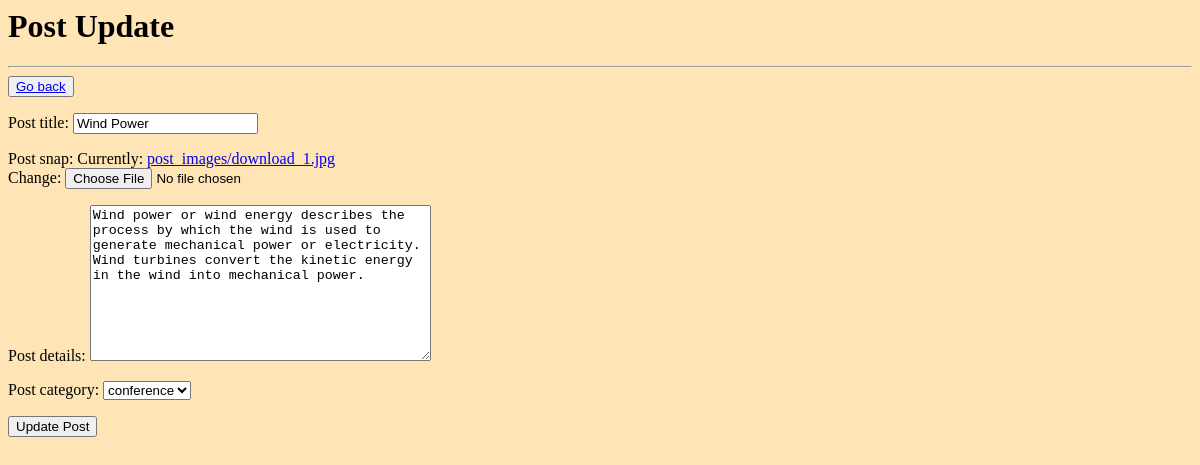
Page /update_post/16 on the earlier database version.
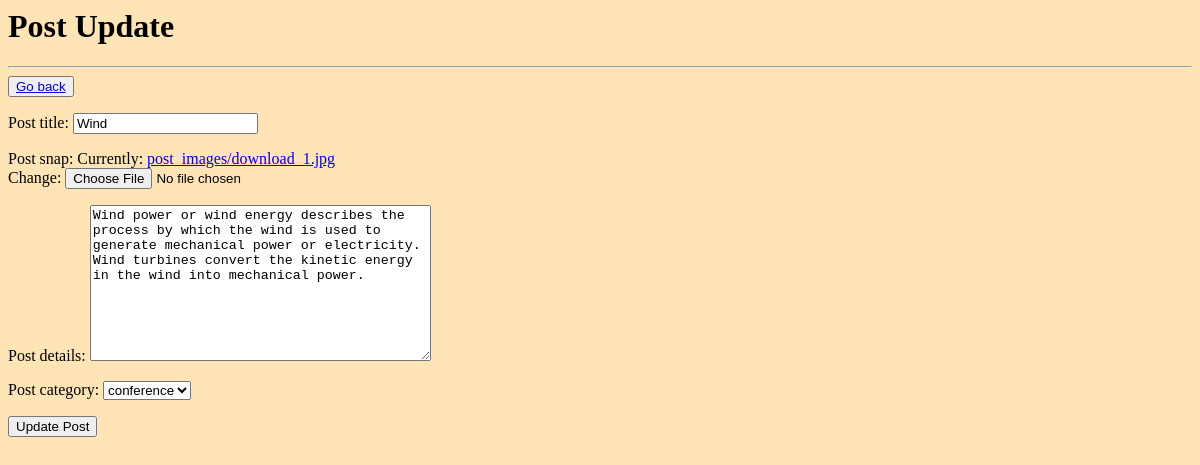
Same page on the later database version.
### CSE/models.py (models this page shows, shortened)
class Post(models.Model):
    category=(('conference','conference'),('journal','journal'))
    fac_id=models.ForeignKey(Faculty,on_delete=models.CASCADE)
    post_title=models.CharField(max_length=300,null=False,blank=False)
    post_snap = models.ImageField(upload_to='post_images/',validators=[validate_file_extension])
    post_details=models.TextField(max_length=1000,null=False,blank=False)
    post_time = models.DateTimeField(auto_now_add=True)
    post_category = models.CharField(max_length=100,choices=category)
    likes = models.ManyToManyField(Faculty, related_name='likes', blank=True)

### CSE/views.py (the view)
# urls.py: path('update_post/<int:pk>', UpdatePostView.as_view(), name='update_post'),
class UpdatePostView(UpdateView):
    model = Post
    fields = ['post_title', 'post_snap', 'post_details', 'post_category']
    template_name = 'postupdate.html'
    success_url = reverse_lazy('mypost_details')

### CSE/templates/postupdate.html (shortened to what this page needs)
<body style="background-color:moccasin;">
<h1>Post Update</h1>
<hr>
<button><a href="{% url 'mypost_details' %}">Go back</a></button>
<form method="post" enctype="multipart/form-data">
    {{ form.as_p }}
    <input type="submit" value="Update Post">
</form>
</body>

Differences in the rows shown:
changed Post "conference": post_title "Wind Power" → "Wind"
